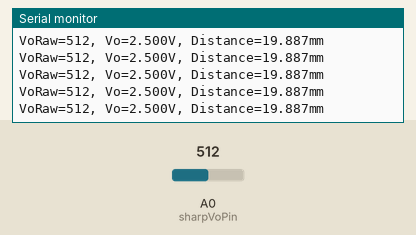
Simulated run of this sketch. Board: Arduino Uno, built with avr-gcc and run on an emulated ATmega328P. On the bench: the last lines printed to the serial monitor. Inputs (shaded band) come from the test bench; at power-on: A0 (sharpVoPin) = 512.

Above: at 1.2 s.
1.3 s: A0 (sharpVoPin) set to 119
At 1.35 s:
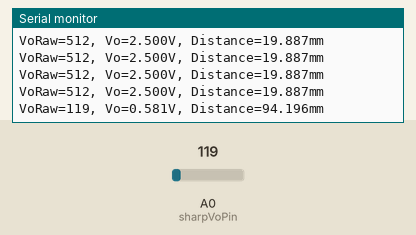
4.3 s: A0 (sharpVoPin) set to 101
At 4.3 s:
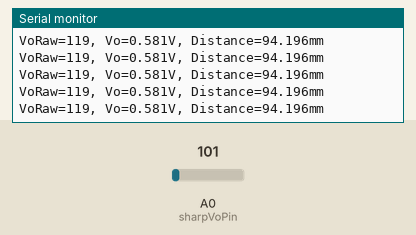
Timing chart, 0 to 7.3 s (numbered marks = the images above; inputs shaded):
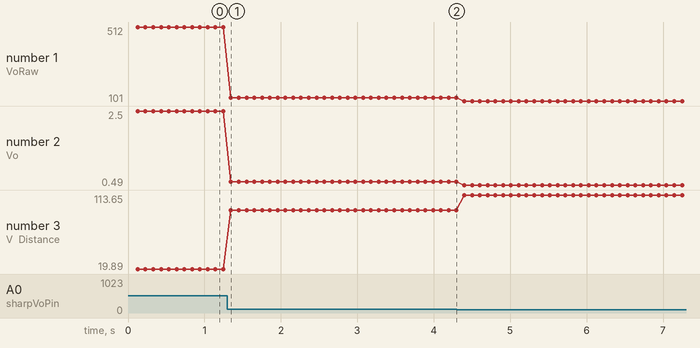

The sketch:

sharp_gp2y0a51sk0f_demo.ino
```cpp
/////////////////////////////////////////////////////////////////////////////
// Sharp GP2Y0A51SK0F Distance Measuring Sensor Demo
//
// Board Connection:
//   Arduino   GP2Y0A51SK0F
//   5V        Pin 1 - Vcc
//   GND       Pin 2 - GND
//   A0        Pin 3 - Vo
//
// Serial monitor setting:
//   9600 baud
/////////////////////////////////////////////////////////////////////////////

// Arduino pin numbers.
const int sharpVoPin = A0;   // Arduino analog pin 0 connect to sensor Vo.

// Helper functions to print a data value to the serial monitor.
void printValue(String text, unsigned int value, bool isLast = false) {
  Serial.print(text);
  Serial.print("=");
  Serial.print(value);
  if (!isLast) {
    Serial.print(", ");
  }
}
void printFValue(String text, float value, String units, bool isLast = false) {
  Serial.print(text);
  Serial.print("=");
  Serial.print(value, 3);
  Serial.print(units);
  if (!isLast) {
    Serial.print(", ");
  }
}

/////////////////////////////////////////////////////////////////////////////

// Arduino setup function.
void setup() {
  // Start the hardware serial port for the serial monitor.
  Serial.begin(9600);
  Serial.println("");
  Serial.println("GP2Y0A51SK0F Demo");
  Serial.println("=================");

  // Wait at least 25.2ms for the first measurement to complete.
  delay(26);
}

// Arduino main loop.
void loop() {
  // Wait 100ms between readings.
  delay(100);

  // Read the output voltage.
  int VoRaw = analogRead(sharpVoPin);
  printValue("VoRaw", VoRaw);

  // Compute the output voltage in Volts.
  float Vo = (5.0 * VoRaw) / 1024.0;
  printFValue("Vo", Vo, "V");

  // Convert to Distance in units of mm
  // by approximating datasheet graph
  // using equation of form: y = a/x + b
  // and two (x,y) points on the graph:
  // (30mm, 1.68V) and (150mm, 0.39V)
  const float a = 48.375;
  const float b = 0.0675;
  float dist = 0;
  if ( Vo > b ) {
    dist = a / (Vo - b);
  }
  printFValue("Distance", dist, "mm", true);
  Serial.println("");

} // END PROGRAM
```

Measured:
- after the input at 1.3 s, the serial monitor: prints a new line after 0.05 s (image 1)
- plotted number 1: 512 → 119 after the input at 1.3 s, 119 → 101 after the input at 4.3 s
- plotted number 2: 2.5 → 0.58 after the input at 1.3 s, 0.58 → 0.49 after the input at 4.3 s
- plotted number 3: 19.89 → 94.2 after the input at 1.3 s, 94.2 → 113.65 after the input at 4.3 s
